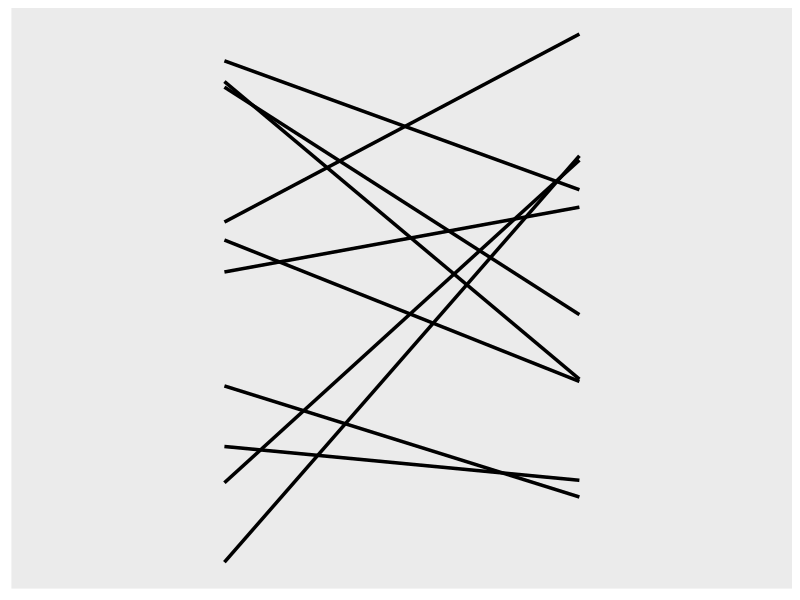

Source code (R):
## ---- chunk 1
set.seed(1)
dta <- expand.grid(
  id = rep(letters[1:10]),
  t = c(1:2)
)
dta[, 'value'] <- runif(n = nrow(dta))
head(dta)

library('ggplot2')
ggplot(
  data = dta, aes(x = factor(t), y = value)
) +
  geom_line(aes(group = id), size = 1.2) +
  labs(x = 'Time', y = 'Measurement') +
  theme(
    text = element_blank(),
    axis.ticks = element_blank(),
    panel.grid = element_blank()
  )

